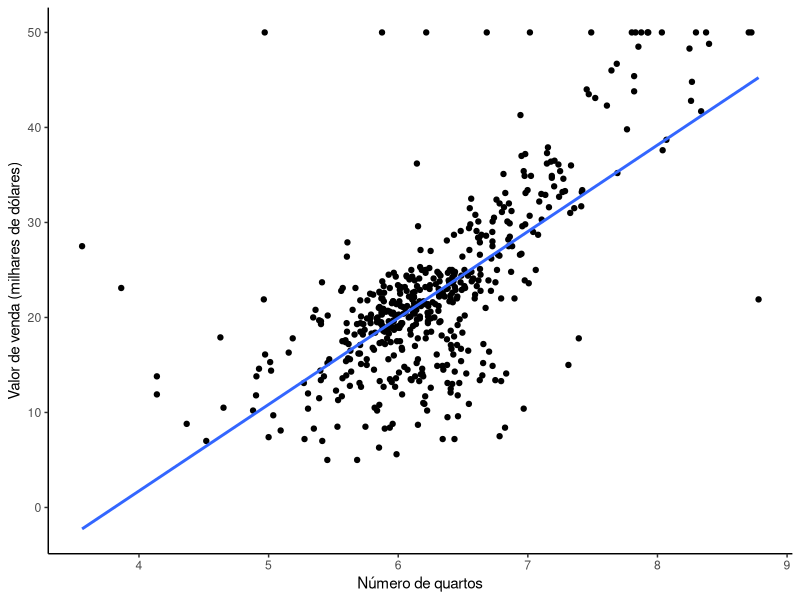

Reproduce this figure in R. (Note: this script raises an error after producing the figure.)
install.packages("ggplot2")
library(ggplot2)

dados_BOSTON <- MASS::Boston                       # Dados sobre a influência no preço de imóveis
?MASS::Boston

############### Criar gráfico de dispersão ###############

ggplot(data =dados_BOSTON, aes(x = rm, y = medv))+ # Gráfico entre número de quartos e preço de venda
  geom_point()+                                    # Diagrama de dispersão
  theme_classic()+                                 # Opcional do professor
  xlab("Número de quartos")+                       # Eixo x
  ylab("Valor de venda (milhares de dólares)")+    # Eixo y
  geom_smooth(method = "lm", se = FALSE)           # Reta de tendencia

#### Coeficiente de correlação linear para rm e medv ####

cor(dados_BOSTON$rm, dados_BOSTON$medv)

################# Matriz de correlações #################

M <- cor(dados_BOSTON)
corrplot(M, method = "number")

################### Exemplo distancia ###################

######################## Pacote ########################
install.packages("ggplot2")
library(ggplot2)

################ Diagrama de dispersão #################
ggplot(data = distancia, aes(x = idade, y = distancia))+
  geom_point(size = 4)+                           # Size é o tamanho da bolinha
  theme_classic()+
  xlab("idade")+
  ylab("Distância(m)")+
  geom_smooth(method = "lm", se = FALSE)

########### Coeficiente de correlação linear ###########
cor(distancia$idade, distancia$distancia)

############ Ajuste do modelo de regressão #############
modelo_1 <- lm(formula =distancia ~ idade, data = distancia)

############# Mostra o resultado do modelo #############
summary(modelo_1)

###### intervalo de confiança para os parâmetros #######
confint(modelo_1)

############# Predição para um novo valor #############
novo_dado <- data.frame(idade = 24)
predict(modelo_1, novo_dado)

################# Análise de resíduos #################
plot(modelo_1)